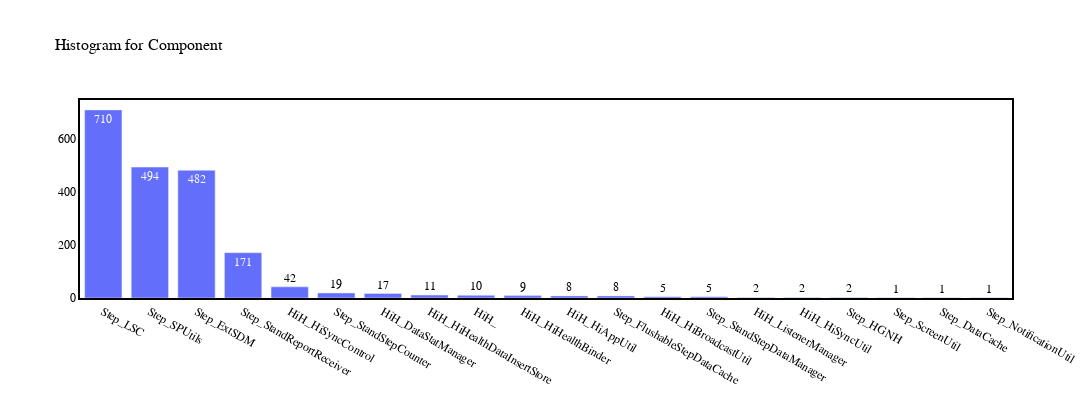

The notebook cell saved with this chart:
### Markdown cell above
We Create a histogram to see which component was used the most

### Code cell
componentCount = data["Component"].value_counts().reset_index()
componentCount.columns = ['Component', 'Frequency']

componentHistogram = go.Figure(go.Bar(
    x=componentCount['Component'], 
    y=componentCount['Frequency'],
    showlegend=False,
    text=componentCount['Frequency']
))
componentHistogram.update_layout(
    height=400, 
    width=1200, 
    title_text='Histogram for Component',
    title_font_size=16,
    xaxis=dict(showgrid=False, linecolor='black', linewidth=2, mirror=True),
    yaxis=dict(showgrid=False, linecolor='black', linewidth=2, mirror=True,title_text=''),
    font=dict(family="Arial, sans-serif", size=12, color="black"),
    plot_bgcolor='white',
    paper_bgcolor='white',
)

componentHistogram.show()

### Figure 1 — Plotly figure (JSON) as saved in the notebook; plotly's stock layout.template omitted (floating-point values rounded to 4 significant figures)
{"data": [{"showlegend": false, "text": [710, 494, 482, 171, 42, 19, 17, 11, 10, 9, 8, 8, 5, 5, 2, 2, 2, 1, 1, 1], "type": "bar", "x": ["Step_LSC", "Step_SPUtils", "Step_ExtSDM", "Step_StandReportReceiver", "HiH_HiSyncControl", "Step_StandStepCounter", "HiH_DataStatManager", "HiH_HiHealthDataInsertStore", "HiH_", "HiH_HiHealthBinder", "HiH_HiAppUtil", "Step_FlushableStepDataCache", "HiH_HiBroadcastUtil", "Step_StandStepDataManager", "HiH_ListenerManager", "HiH_HiSyncUtil", "Step_HGNH", "Step_ScreenUtil", "Step_DataCache", "Step_NotificationUtil"], "y": [710, 494, 482, 171, 42, 19, 17, 11, 10, 9, 8, 8, 5, 5, 2, 2, 2, 1, 1, 1]}], "layout": {"font": {"color": "black", "family": "Arial, sans-serif", "size": 12}, "height": 400, "paper_bgcolor": "white", "plot_bgcolor": "white", "title": {"font": {"size": 16}, "text": "Histogram for Component"}, "width": 1200, "xaxis": {"linecolor": "black", "linewidth": 2, "mirror": true, "showgrid": false}, "yaxis": {"linecolor": "black", "linewidth": 2, "mirror": true, "showgrid": false, "title": {"text": ""}}}}
